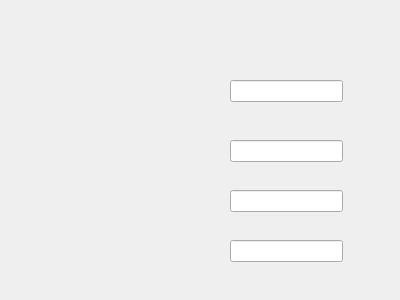
<?xml version="1.0" encoding="UTF-8"?>
<ui version="4.0">
 <class>CreateUser</class>
 <widget class="QDialog" name="CreateUser">
  <property name="geometry">
   <rect>
    <x>0</x>
    <y>0</y>
    <width>400</width>
    <height>300</height>
   </rect>
  </property>
  <property name="windowTitle">
   <string>Dialog</string>
  </property>
  <widget class="QLineEdit" name="lineEdit">
   <property name="geometry">
    <rect>
     <x>230</x>
     <y>80</y>
     <width>113</width>
     <height>22</height>
    </rect>
   </property>
  </widget>
  <widget class="QLineEdit" name="lineEdit_2">
   <property name="geometry">
    <rect>
     <x>230</x>
     <y>140</y>
     <width>113</width>
     <height>22</height>
    </rect>
   </property>
  </widget>
  <widget class="QLineEdit" name="lineEdit_3">
   <property name="geometry">
    <rect>
     <x>230</x>
     <y>190</y>
     <width>113</width>
     <height>22</height>
    </rect>
   </property>
  </widget>
  <widget class="QLineEdit" name="lineEdit_4">
   <property name="geometry">
    <rect>
     <x>230</x>
     <y>240</y>
     <width>113</width>
     <height>22</height>
    </rect>
   </property>
  </widget>
 </widget>
 <resources/>
 <connections/>
</ui>
